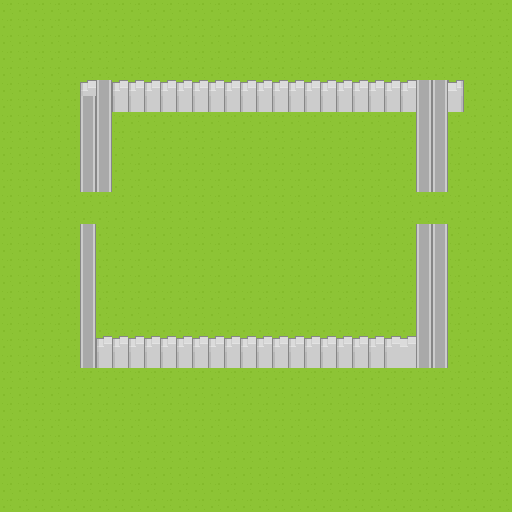

This is a level from a 2D game, rendered from its Tiled map with the project's own tilesets. A one-line summary and the map file follow, with tile-layer data summarised:
An orthogonal 32x32 tile map with 16x16 px tiles, 4 tile layers (under, under-overlay, middle, over) and 1 object (speaker).

<map version="1.0" tiledversion="1.1.5" orientation="orthogonal" renderorder="right-down" width="32" height="32" tilewidth="16" tileheight="16" infinite="0" nextobjectid="29">
 <tileset firstgid="1" name="roguelike_general" tilewidth="16" tileheight="16" spacing="1" tilecount="1767" columns="57">
  <image source="../../../sprites/tiles/roguelike.png" width="968" height="526" />
 </tileset>
 <layer name="under" width="32" height="32">
  <data>[1024 cells, 1024 non-empty, 1 distinct tile ids]</data>
 </layer>
 <layer name="under-overlay" width="32" height="32">
  <data>[1024 cells, 0 non-empty, 0 distinct tile ids]</data>
 </layer>
 <objectgroup name="objects">
  <object id="28" name="villager" type="speaker" x="196.333" y="194.333">
   <properties>
    <property name="phrase" value="This is the castle" />
   </properties>
   <point />
  </object>
 </objectgroup>
 <layer name="middle" width="32" height="32">
  <data>[1024 cells, 135 non-empty, 7 distinct tile ids]</data>
 </layer>
 <layer name="over" width="32" height="32">
  <data>[1024 cells, 0 non-empty, 0 distinct tile ids]</data>
 </layer>
</map>
